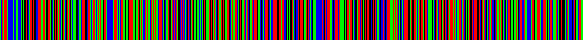

Write Python code to recreate this figure.
# importing image object from PIL
import math
from PIL import Image, ImageDraw

def barcodeimage(newSeq):
    fillStyle = 0
    newSeq = newSeq.upper()

    # # Setup the colors per nucleotides
    kAdenineColor = "rgb(0,248,0)";		# A is Green
    kGuanineColor = "rgb(0,0,0)";		# G is Black
    kCytosineColor = "rgb(0,0,248)";	# C is Blue
    kThymineColor = "rgb(255,0,0)";		# T is Red

    w, h = 1, 40

    j =0;
    length = len(newSeq) - newSeq.count("N")
    
    # creating new Image object
    img = Image.new("RGB", (w*length, h))


    for i in range(0,len(newSeq)):

        # Every base is drawn as 1 barcode bar
        if (newSeq[i] == 'A'):
            fillStyle = kAdenineColor

        elif (newSeq[i] == 'C'):
            fillStyle = kCytosineColor

        elif (newSeq[i] == 'G'):
            fillStyle = kGuanineColor

        elif (newSeq[i] == 'T' or newSeq[i] == 'U'):
            fillStyle = kThymineColor
        else:
            fillStyle = 'none'


        if( fillStyle != 'none'):

            # create rectangle image
            ImageDraw.Draw(img).rectangle(((0 + (w*j), 0), (w+ (w*j), h)), fill = fillStyle)
            j = j + 1


    # img.show()
    img.save("barcode.png")
